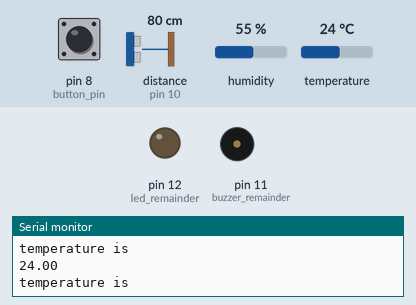
A sketch run on a simulated Arduino Uno, built with avr-gcc and run on an emulated ATmega328P. On the bench: output pins drawn as LEDs (lit = HIGH), buzzer (waves = sounding, pin HIGH), the last lines printed to the serial monitor. Inputs (shaded band) come from the test bench; at power-on: pin 8 (button_pin) HIGH, temperature 24 °C, distance to the obstacle (sensor on pin 10) 80 cm, humidity 55 %. The echo pulse lasts 58.3 µs per cm; pins used as bus, display or sensor lines are not drawn.

Above: at 1.2 s.
1.3 s: pin 8 (button_pin) pulled LOW for 1 s
8.7 s: temperature set to 12 °C
10.9 s: temperature set to 33 °C
At 13.9 s:
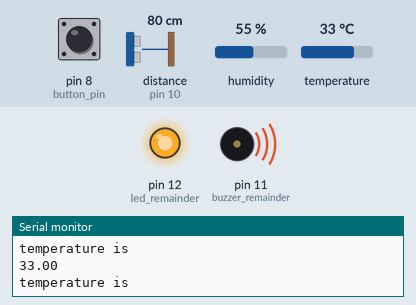
17.3 s: pin 8 (button_pin) pulled LOW for 1 s
Timing chart, 0 to 25.7 s (numbered marks = the images above; inputs shaded):
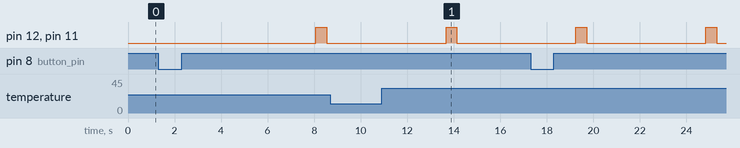

The sketch:

shsystem.ino
```cpp
#include <DHT.h>
#define DHTPIN 2
#define DHTTYPE DHT11
DHT dht(DHTPIN,DHTTYPE);

#define Trigpin 9
#define Echopin 10
const int button_pin = 8;

float bottle_height = 23.0; //Intake logic
float radius_bottle = 3.5;
float water_volume = 850.0;
bool buttonstate = HIGH;
bool last_reading = HIGH;
unsigned long last_bounced = 0;
unsigned long bounce_delay = 50;
long duration;
float distance;
float water_remaining;
float water_intake;


const int led_remainder = 12;
const int buzzer_remainder = 11;
unsigned long last_time_drank = 0;
unsigned long interval = 0;
void setup() {
  pinMode(led_remainder,OUTPUT);
  pinMode(buzzer_remainder,OUTPUT);
  pinMode(Trigpin,OUTPUT);
  pinMode(Echopin,INPUT);
  Serial.begin(600);
  pinMode(button_pin,INPUT_PULLUP);
  dht.begin();  // put your setup code here, to run once:

}

void loop() {
  float temp = dht.readTemperature();
  Serial.println("\ntemperature is");
  Serial.print(temp);
  if(temp < 0.0)
  {
    interval = 30 * 1000;
    Serial.println("the temperature is in negative degrees\n");
  }
  else if(temp > 0.0 && temp < 20.0)
  {
    interval = 12 * 1000;
  }
  else if(temp > 20.0 && temp < 32.0)
  {
    interval = 8 * 1000;

  }
  else
  {
    interval = 5 * 1000;
  }

  if((millis() - last_time_drank) >= interval)
  {
    digitalWrite(led_remainder,HIGH);
    digitalWrite(buzzer_remainder,HIGH);
    Serial.println("\nDude! have some water !!\n");
    digitalWrite(led_remainder,LOW);
    digitalWrite(buzzer_remainder,LOW);
    last_time_drank = millis();
  }
  // put your main code here, to run repeatedly:

 bool reading = digitalRead(button_pin);
 if(reading != last_reading)
 {
  last_bounced = millis();
 }

if((millis() - last_bounced) >= bounce_delay)   // looking for the stability of the button
 {
  if(reading != buttonstate)
  {
    buttonstate =  reading;
    if(buttonstate == LOW)
    {
      digitalWrite(Trigpin,LOW);
      delayMicroseconds(2);
      digitalWrite(Trigpin,HIGH);
      delayMicroseconds(10);
      digitalWrite(Trigpin,LOW);
      delayMicroseconds(2);

      duration = pulseIn(Echopin,HIGH);
      distance = (duration * 0.0343) / 2;
      float water_level = bottle_height - distance;
      float volume_remain_in_bottle = 3.14*radius_bottle*radius_bottle*water_level;
      water_intake = water_volume - volume_remain_in_bottle;

      Serial.println("\nintake is:");
      Serial.print(water_intake);


    }
  }

 }
 last_reading = reading;
}
```

Measured:
- after the input at 10.9 s, pin 12 (led_remainder), pin 11 (buzzer_remainder): LOW → HIGH after 2.8 s, → LOW 0.47 s later
